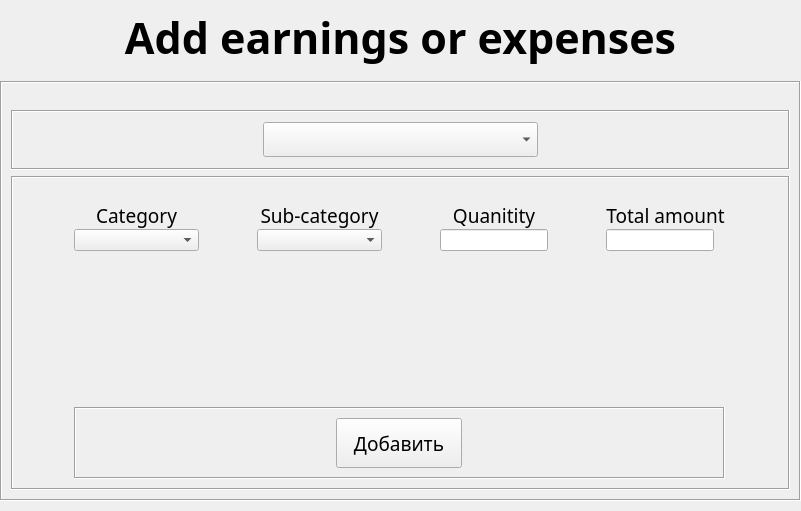
<?xml version="1.0" encoding="UTF-8"?>
<ui version="4.0">
 <class>Form</class>
 <widget class="QWidget" name="Form">
  <property name="geometry">
   <rect>
    <x>0</x>
    <y>0</y>
    <width>801</width>
    <height>511</height>
   </rect>
  </property>
  <property name="sizePolicy">
   <sizepolicy hsizetype="Fixed" vsizetype="Fixed">
    <horstretch>0</horstretch>
    <verstretch>0</verstretch>
   </sizepolicy>
  </property>
  <property name="windowTitle">
   <string>Add earnings or expenses</string>
  </property>
  <widget class="QWidget" name="gridLayoutWidget">
   <property name="geometry">
    <rect>
     <x>0</x>
     <y>0</y>
     <width>801</width>
     <height>501</height>
    </rect>
   </property>
   <layout class="QGridLayout" name="gridLayout">
    <property name="sizeConstraint">
     <enum>QLayout::SetMinimumSize</enum>
    </property>
    <item row="0" column="0">
     <widget class="QLabel" name="title">
      <property name="sizePolicy">
       <sizepolicy hsizetype="Preferred" vsizetype="Maximum">
        <horstretch>0</horstretch>
        <verstretch>0</verstretch>
       </sizepolicy>
      </property>
      <property name="minimumSize">
       <size>
        <width>0</width>
        <height>75</height>
       </size>
      </property>
      <property name="font">
       <font>
        <family>Candara</family>
        <pointsize>32</pointsize>
        <bold>true</bold>
       </font>
      </property>
      <property name="text">
       <string>Add earnings or expenses</string>
      </property>
      <property name="alignment">
       <set>Qt::AlignCenter</set>
      </property>
     </widget>
    </item>
    <item row="1" column="0">
     <widget class="QFrame" name="main_frm">
      <property name="sizePolicy">
       <sizepolicy hsizetype="Preferred" vsizetype="Preferred">
        <horstretch>0</horstretch>
        <verstretch>0</verstretch>
       </sizepolicy>
      </property>
      <property name="frameShape">
       <enum>QFrame::Box</enum>
      </property>
      <property name="frameShadow">
       <enum>QFrame::Sunken</enum>
      </property>
      <layout class="QVBoxLayout" name="verticalLayout">
       <item>
        <spacer name="verticalSpacer">
         <property name="orientation">
          <enum>Qt::Vertical</enum>
         </property>
         <property name="sizeType">
          <enum>QSizePolicy::Maximum</enum>
         </property>
         <property name="sizeHint" stdset="0">
          <size>
           <width>20</width>
           <height>40</height>
          </size>
         </property>
        </spacer>
       </item>
       <item>
        <widget class="QFrame" name="cmbbox_frm">
         <property name="sizePolicy">
          <sizepolicy hsizetype="Preferred" vsizetype="Maximum">
           <horstretch>0</horstretch>
           <verstretch>0</verstretch>
          </sizepolicy>
         </property>
         <property name="minimumSize">
          <size>
           <width>0</width>
           <height>60</height>
          </size>
         </property>
         <property name="frameShape">
          <enum>QFrame::Box</enum>
         </property>
         <property name="frameShadow">
          <enum>QFrame::Sunken</enum>
         </property>
         <layout class="QGridLayout" name="gridLayout_2">
          <property name="leftMargin">
           <number>250</number>
          </property>
          <property name="rightMargin">
           <number>250</number>
          </property>
          <item row="0" column="0">
           <widget class="QComboBox" name="choose_type_cmbbox">
            <property name="font">
             <font>
              <family>Candara Light</family>
              <pointsize>14</pointsize>
             </font>
            </property>
            <property name="currentText">
             <string/>
            </property>
            <property name="insertPolicy">
             <enum>QComboBox::InsertAtBottom</enum>
            </property>
            <property name="minimumContentsLength">
             <number>0</number>
            </property>
            <property name="placeholderText">
             <string>Choose what to add</string>
            </property>
            <item>
             <property name="text">
              <string/>
             </property>
            </item>
            <item>
             <property name="text">
              <string>Earnings</string>
             </property>
            </item>
            <item>
             <property name="text">
              <string>Expenses</string>
             </property>
            </item>
           </widget>
          </item>
         </layout>
        </widget>
       </item>
       <item>
        <widget class="QFrame" name="frame">
         <property name="frameShape">
          <enum>QFrame::Box</enum>
         </property>
         <property name="frameShadow">
          <enum>QFrame::Sunken</enum>
         </property>
         <layout class="QGridLayout" name="gridLayout_3" rowstretch="0,0,0,0,0,0">
          <property name="topMargin">
           <number>0</number>
          </property>
          <property name="horizontalSpacing">
           <number>6</number>
          </property>
          <property name="verticalSpacing">
           <number>0</number>
          </property>
          <item row="0" column="1">
           <spacer name="top_vertical_spacer">
            <property name="orientation">
             <enum>Qt::Vertical</enum>
            </property>
            <property name="sizeType">
             <enum>QSizePolicy::Maximum</enum>
            </property>
            <property name="sizeHint" stdset="0">
             <size>
              <width>20</width>
              <height>35</height>
             </size>
            </property>
           </spacer>
          </item>
          <item row="2" column="1">
           <widget class="QLabel" name="subcategory_lbl">
            <property name="sizePolicy">
             <sizepolicy hsizetype="Preferred" vsizetype="Maximum">
              <horstretch>0</horstretch>
              <verstretch>0</verstretch>
             </sizepolicy>
            </property>
            <property name="font">
             <font>
              <family>Candara Light</family>
              <pointsize>14</pointsize>
             </font>
            </property>
            <property name="text">
             <string>Sub-category</string>
            </property>
            <property name="alignment">
             <set>Qt::AlignCenter</set>
            </property>
           </widget>
          </item>
          <item row="4" column="1">
           <spacer name="bottom_vertical_spacer">
            <property name="orientation">
             <enum>Qt::Vertical</enum>
            </property>
            <property name="sizeType">
             <enum>QSizePolicy::Maximum</enum>
            </property>
            <property name="sizeHint" stdset="0">
             <size>
              <width>20</width>
              <height>167</height>
             </size>
            </property>
           </spacer>
          </item>
          <item row="2" column="3">
           <widget class="QLabel" name="total_lbl">
            <property name="sizePolicy">
             <sizepolicy hsizetype="Preferred" vsizetype="Maximum">
              <horstretch>0</horstretch>
              <verstretch>0</verstretch>
             </sizepolicy>
            </property>
            <property name="font">
             <font>
              <family>Candara Light</family>
              <pointsize>14</pointsize>
             </font>
            </property>
            <property name="text">
             <string>Total amount</string>
            </property>
            <property name="alignment">
             <set>Qt::AlignCenter</set>
            </property>
           </widget>
          </item>
          <item row="2" column="2">
           <widget class="QLabel" name="qty_lbl">
            <property name="sizePolicy">
             <sizepolicy hsizetype="Preferred" vsizetype="Maximum">
              <horstretch>0</horstretch>
              <verstretch>0</verstretch>
             </sizepolicy>
            </property>
            <property name="font">
             <font>
              <family>Candara Light</family>
              <pointsize>14</pointsize>
             </font>
            </property>
            <property name="text">
             <string>Quanitity</string>
            </property>
            <property name="alignment">
             <set>Qt::AlignCenter</set>
            </property>
           </widget>
          </item>
          <item row="2" column="0">
           <widget class="QLabel" name="category_lbl">
            <property name="sizePolicy">
             <sizepolicy hsizetype="Preferred" vsizetype="Maximum">
              <horstretch>0</horstretch>
              <verstretch>0</verstretch>
             </sizepolicy>
            </property>
            <property name="font">
             <font>
              <family>Candara Light</family>
              <pointsize>14</pointsize>
             </font>
            </property>
            <property name="text">
             <string>Category</string>
            </property>
            <property name="alignment">
             <set>Qt::AlignCenter</set>
            </property>
           </widget>
          </item>
          <item row="3" column="2">
           <widget class="QLineEdit" name="qty_inpt">
            <property name="sizePolicy">
             <sizepolicy hsizetype="Maximum" vsizetype="Fixed">
              <horstretch>0</horstretch>
              <verstretch>0</verstretch>
             </sizepolicy>
            </property>
            <property name="minimumSize">
             <size>
              <width>100</width>
              <height>0</height>
             </size>
            </property>
           </widget>
          </item>
          <item row="3" column="1">
           <widget class="QComboBox" name="subcategory_cmbbox">
            <property name="sizePolicy">
             <sizepolicy hsizetype="Maximum" vsizetype="Fixed">
              <horstretch>0</horstretch>
              <verstretch>0</verstretch>
             </sizepolicy>
            </property>
            <property name="minimumSize">
             <size>
              <width>125</width>
              <height>0</height>
             </size>
            </property>
           </widget>
          </item>
          <item row="3" column="0">
           <widget class="QComboBox" name="category_cmbbox">
            <property name="sizePolicy">
             <sizepolicy hsizetype="Maximum" vsizetype="Fixed">
              <horstretch>0</horstretch>
              <verstretch>0</verstretch>
             </sizepolicy>
            </property>
            <property name="minimumSize">
             <size>
              <width>125</width>
              <height>0</height>
             </size>
            </property>
           </widget>
          </item>
          <item row="3" column="3">
           <widget class="QLineEdit" name="total_inpt">
            <property name="sizePolicy">
             <sizepolicy hsizetype="Maximum" vsizetype="Fixed">
              <horstretch>0</horstretch>
              <verstretch>0</verstretch>
             </sizepolicy>
            </property>
           </widget>
          </item>
          <item row="5" column="0" colspan="4">
           <widget class="QFrame" name="add_btn_frm">
            <property name="frameShape">
             <enum>QFrame::Box</enum>
            </property>
            <property name="frameShadow">
             <enum>QFrame::Sunken</enum>
            </property>
            <layout class="QHBoxLayout" name="horizontalLayout">
             <item>
              <widget class="QPushButton" name="add_btn">
               <property name="sizePolicy">
                <sizepolicy hsizetype="Maximum" vsizetype="Maximum">
                 <horstretch>0</horstretch>
                 <verstretch>0</verstretch>
                </sizepolicy>
               </property>
               <property name="minimumSize">
                <size>
                 <width>126</width>
                 <height>50</height>
                </size>
               </property>
               <property name="font">
                <font>
                 <family>Candara</family>
                 <pointsize>14</pointsize>
                </font>
               </property>
               <property name="text">
                <string>Добавить</string>
               </property>
              </widget>
             </item>
            </layout>
           </widget>
          </item>
         </layout>
        </widget>
       </item>
      </layout>
     </widget>
    </item>
   </layout>
  </widget>
 </widget>
 <resources/>
 <connections/>
</ui>
